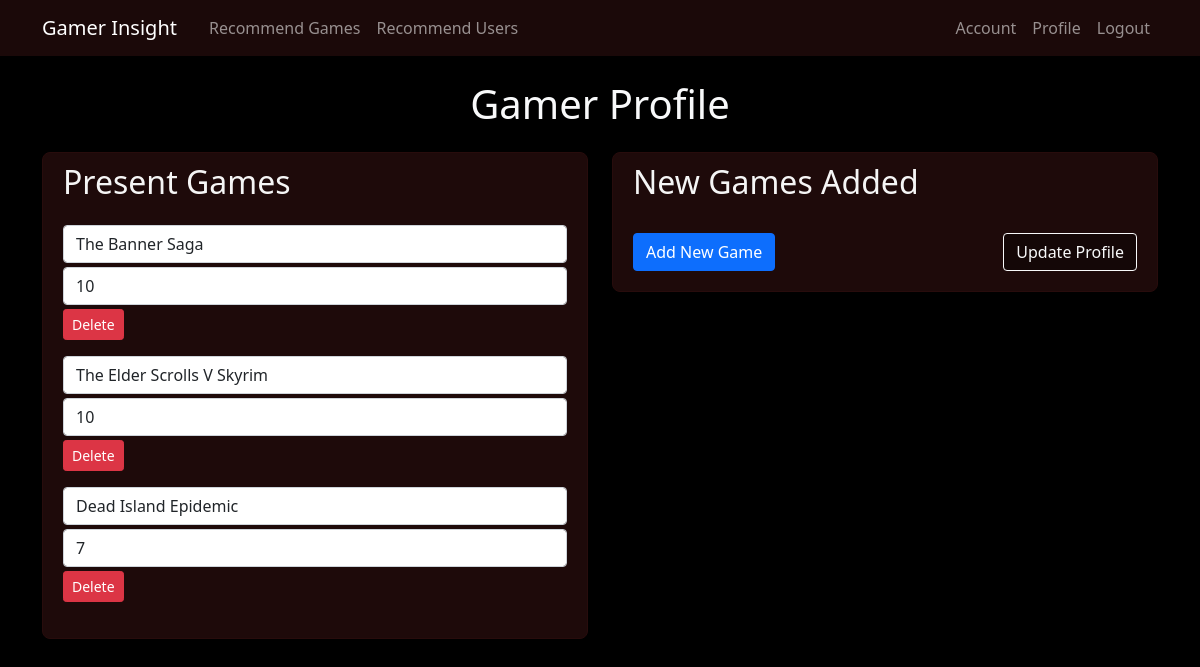
Screenshot of /profile (signed in) with the database file from the repository.
### game_recommender/models.py (models this page shows, shortened)
class Rating(db.Model):
    __tablename__ = "ratings"
    rating_id = db.Column(db.Integer, primary_key=True)
    user_id = db.Column(db.Integer, db.ForeignKey("users.id"))
    game_id = db.Column(db.Integer, db.ForeignKey("games.id"))
    rating = db.Column(db.Integer)
    user = db.relationship("User", backref=db.backref("ratings", lazy=True))
    game = db.relationship("Game", backref=db.backref("ratings", lazy=True))

class Game(db.Model):
    __tablename__ = "games"
    id = db.Column(db.Integer, primary_key=True)
    title = db.Column(db.String(60), nullable=False)

### game_recommender/user_info/routes.py (the view, shortened to what this page needs)
@user_info.route("/profile", methods=["GET", "POST"])
@login_required
def profile():
    game_ratings = Rating.query.filter_by(user_id=current_user.id).order_by(Rating.rating.desc()).all()
    return render_template("user_info/profile.html", title="Profile", game_ratings=game_ratings)

### game_recommender/models.py (called while the page is built)
@login_manager.user_loader
def load_user(user_id): # This function is required in order to reload the user object from user ID stored in session
    return User.query.get(int(user_id))

### game_recommender/templates/user_info/profile.html (shortened to what this page needs)
{% extends "layout.html" %}
{% block content %}
  <div class="container" style="margin-top: 10vh;" id="main">
    <div class="text-center mb-4 text-light sr-slide-top">
      <h1>Gamer Profile</h1>
    </div>
    <form method="POST" action="" onsubmit="return validateForm()">
    <div class="row">
        <div class="col-lg-6 sr-slide-left">
          <div class="content-section">
            <h2 class="mb-4">Present Games</h2>
            <div id="present" class="sr-fade">
              {% for rating_object in game_ratings %}
              <div class="mb-3" id="input-{{ loop.index0 }}">
                <input type="text" name="games-{{ loop.index0 }}", class="game_name form-control" list="gameNameList"
                value="{{ rating_object.game.title }}" placeholder="Game Name" autocomplete="off" required>
                <input type="number" name="ratings-{{ loop.index0 }}", class="form-control mt-1"
                value="{{ rating_object.rating }}" min="0" max="10" placeholder="Rating (0-10)" autocomplete="off" required>
                <input type="button" class="btn btn-danger btn-sm mt-1" value="Delete" onclick="deleteGame('input-{{ loop.index0 }}')">
              </div>
              {% endfor %}
            </div>
          </div>
        </div>
        <div class="col-lg-6 sr-slide-right">
          <div class="content-section">
            <h2 class="mb-4">New Games Added</h2>
            <div class="pt-2 d-flex justify-content-between sr-fade">
              <input type="button" class="btn btn-primary"  value="Add New Game" onclick="addGame()">
              <input type="submit" class="btn btn-outline-light update-button" value="Update Profile">
            </div>
          </div>
        </div>
    </div>
    </form>
  </div>
{% endblock %}

### game_recommender/templates/layout.html (shortened to what this page needs)
<!DOCTYPE html>
<html lang="en">
<head>
    <link href="https://cdn.jsdelivr.net/npm/bootstrap@5.0.2/dist/css/bootstrap.min.css" rel="stylesheet">
    <link rel="stylesheet" type="text/css" href="{{ url_for('static', filename='main.css') }}">
</head>
<body>
    <nav class="navbar navbar-expand-md navbar-dark fixed-top">
        <div class="container">
            <a href="{{ url_for('recommend_games.home') }}" class="navbar-brand me-4">Gamer Insight</a>
            <div class="collapse navbar-collapse" id="navbarNav">
                <ul class="navbar-nav me-auto">
                    <li class="nav-item">
                        <a href="{{ url_for('recommend_games.home') }}" class="nav-link">Recommend Games</a>
                    </li>
                    <li class="nav-item">
                        <a href="{{ url_for('recommend_users.home') }}" class="nav-link">Recommend Users</a>
                    </li>
                </ul>
                <ul class="navbar-nav">
                    {% if current_user.is_authenticated %}
                    <li class="nav-item">
                        <a href="{{ url_for('user_info.account') }}" class="nav-link">Account</a>
                    </li>
                    <li class="nav-item">
                        <a href="{{ url_for('user_info.profile') }}" class="nav-link">Profile</a>
                    </li>
                    <li class="nav-item">
                        <a href="{{ url_for('user_authentication.logout') }}" class="nav-link">Logout</a>
                    </li>
                    {% endif %}
                </ul>
            </div>
        </div>
    </nav>
    {% block content %}{% endblock %}
</body>

### game_recommender/static/main.css (style rules this page uses)
body .navbar { background-color: rgba(30,10,10,0.9); }
.content-section { background: rgb(30, 10, 10); padding: 10px 20px 20px; border: 1px solid rgb(40, 12, 12); border-radius: 8px; margin-bottom: 20px; color: whitesmoke }
.update-button { background-color: rgb(20,7,7); font-weight: 500; }

### game_recommender/templates/user_info/profile.html (style rules this page uses)
body { background-color:black; }

### rows the page displays
Rating: game "The Banner Saga", rating "10"
Rating: game "The Elder Scrolls V Skyrim", rating "10"
Rating: game "Dead Island Epidemic", rating "7"
